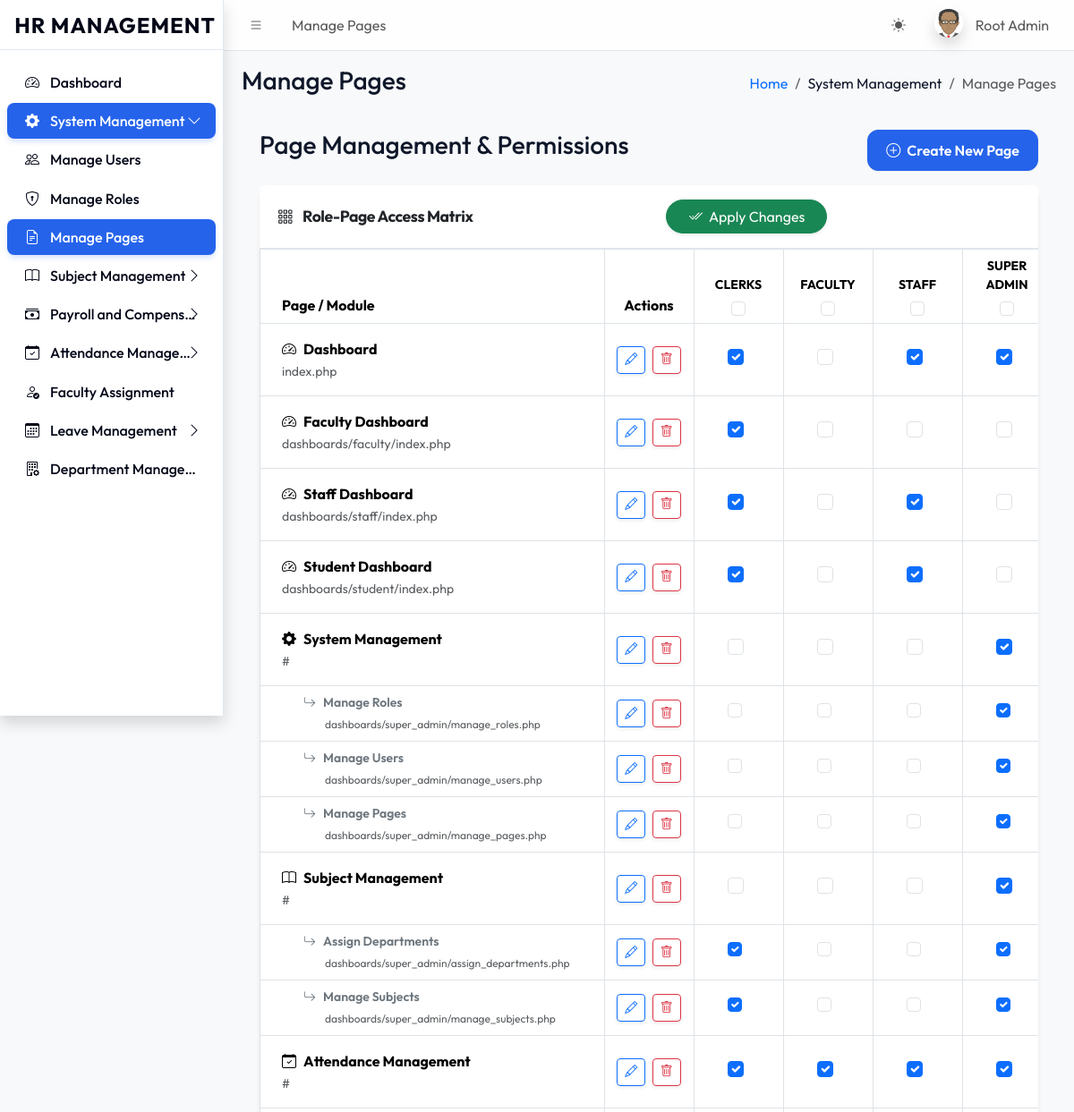
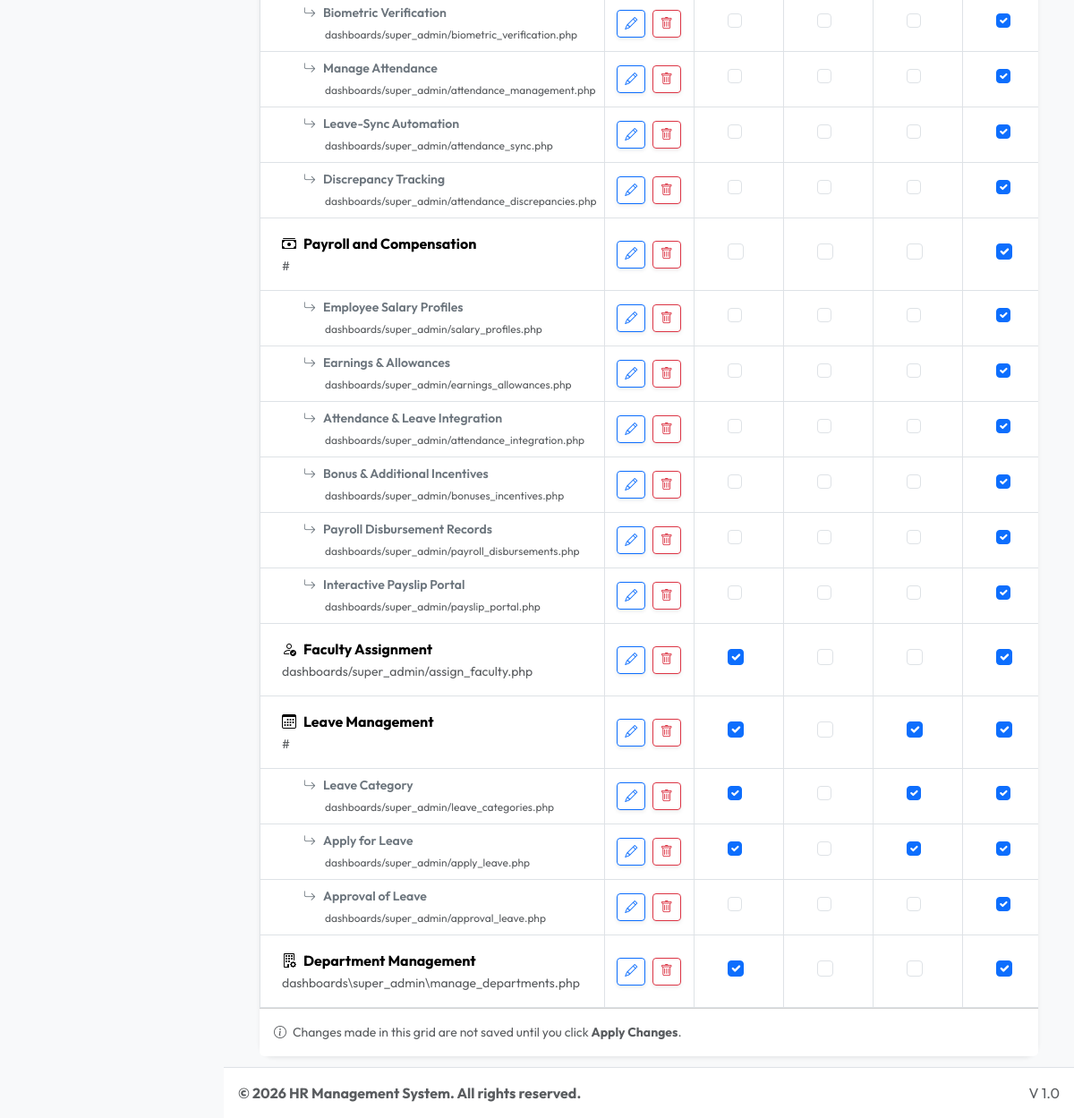
The app's page /dashboards/super_admin/manage_pages.php (signed in) with its own data (2 pictures, top to bottom).
### tables this page shows
CREATE TABLE `sys_pages` (
  `id` int(11) NOT NULL,
  `parent_id` int(11) DEFAULT 0,
  `page_name` varchar(100) NOT NULL,
  `page_url` varchar(255) DEFAULT '#',
  `icon_class` varchar(50) DEFAULT 'bi bi-circle',
  `sort_order` int(11) DEFAULT 0
);

CREATE TABLE `sys_roles` (
  `id` int(11) NOT NULL,
  `role_name` varchar(50) NOT NULL,
  `role_key` varchar(50) NOT NULL,
  `is_system_role` tinyint(1) DEFAULT 0 COMMENT '1=Cannot Delete',
  `is_suspended` tinyint(1) DEFAULT 0
);

### dashboards/super_admin/manage_pages.php (the view, shortened to what this page needs)
<?php
require_once '../../includes/header.php';
$roles = $pdo->query("SELECT * FROM sys_roles ORDER BY role_name ASC")->fetchAll();
$all_pages = $pdo->query("SELECT * FROM sys_pages ORDER BY parent_id, sort_order, page_name")->fetchAll();
$current_perms = $pdo->query("SELECT * FROM role_access")->fetchAll();
$perm_map = [];
foreach ($current_perms as $cp) {
    $perm_map[$cp['page_id']][$cp['role_key']] = true;
}
$grouped_pages = [];
foreach ($all_pages as $page) {
    $grouped_pages[$page['parent_id']][] = $page;
}
?>
<div class="app-content-header">
    <div class="container-fluid">
        <div class="row">
            <div class="col-sm-6"><h3 class="mb-0">Page Management & Permissions</h3></div>
            <div class="col-sm-6 text-end">
                <button class="btn btn-primary" type="button" data-bs-toggle="collapse" data-bs-target="#createPageForm">
                    <i class="bi bi-plus-circle me-1"></i> Create New Page
                </button>
            </div>
        </div>
    </div>
</div>
<div class="app-content">
    <div class="container-fluid">
        <div class="card shadow-sm border-0">
            <div class="card-header bg-white py-3 d-flex justify-content-between align-items-center">
                <h3 class="card-title fw-bold mb-0"><i class="bi bi-grid-3x3-gap me-2"></i> Role-Page Access Matrix</h3>
                <button type="submit" form="permissionGridForm" class="btn btn-success rounded-pill px-4 shadow-sm">
                    <i class="bi bi-check2-all me-1"></i> Apply Changes
                </button>
            </div>
            <div class="card-body table-responsive p-0">
                <form id="permissionGridForm" method="POST">
                    <table class="table table-hover table-bordered align-middle mb-0 text-center">
                        <thead class="bg-light sticky-top" style="z-index: 10;">
                            <tr>
                                <th class="text-start ps-4" style="min-width: 250px;">Page / Module</th>
                                <th style="min-width: 100px;">Actions</th>
                                <?php foreach($roles as $r): ?>
                                    <th style="min-width: 100px;">
                                        <div class="small fw-bold text-uppercase"><?= $r['role_name'] ?></div>
                                        <input type="checkbox" class="form-check-input mt-2 column-master" data-role="<?= $r['role_key'] ?>" title="Toggle Column">
                                    </th>
                                <?php endforeach; ?>
                            </tr>
                        </thead>
                        <tbody>
                            <?php foreach($grouped_pages[0] ?? [] as $parent): ?>
                                <tr class="bg-light-subtle">
                                    <td class="text-start ps-4 py-3">
                                        <div class="fw-bold fs-6"><i class="<?= $parent['icon_class'] ?> me-2"></i><?= htmlspecialchars($parent['page_name']) ?></div>
                                        <small class="text-muted"><?= htmlspecialchars($parent['page_url']) ?></small>
                                    </td>
                                    <td>
                                        <button type="button" class="btn btn-sm btn-outline-primary shadow-sm" onclick="editPage(<?= $parent['id'] ?>, '<?= htmlspecialchars(addslashes($parent['page_name'])) ?>', '<?= htmlspecialchars(addslashes($parent['page_url'])) ?>', <?= $parent['parent_id'] ?>, '<?= htmlspecialchars(addslashes($parent['icon_class'])) ?>')" title="Edit"><i class="bi bi-pencil"></i></button>
                                        <button type="button" class="btn btn-sm btn-outline-danger shadow-sm ms-1" onclick="deletePage(<?= $parent['id'] ?>)" title="Delete"><i class="bi bi-trash"></i></button>
                                    </td>
                                    <?php foreach($roles as $r): ?>
                                        <td>
                                            <div class="form-check d-inline-block">
                                                <input class="form-check-input p-2 role-<?= $r['role_key'] ?>" type="checkbox"
                                                       name="permissions[<?= $parent['id'] ?>][<?= $r['role_key'] ?>]"
                                                       <?= isset($perm_map[$parent['id']][$r['role_key']]) ? 'checked' : '' ?>>
                                            </div>
                                        </td>
                                    <?php endforeach; ?>
                                </tr>
                                <?php foreach($grouped_pages[$parent['id']] ?? [] as $child): ?>
                                    <tr>
                                        <td class="text-start ps-5">
                                            <div class="small fw-semibold text-secondary"><i class="bi bi-arrow-return-right me-2"></i><?= htmlspecialchars($child['page_name']) ?></div>
                                            <small class="text-muted ms-4" style="font-size: 0.75rem;"><?= htmlspecialchars($child['page_url']) ?></small>
                                        </td>
                                        <td>
                                            <button type="button" class="btn btn-sm btn-outline-primary shadow-sm" onclick="editPage(<?= $child['id'] ?>, '<?= htmlspecialchars(addslashes($child['page_name'])) ?>', '<?= htmlspecialchars(addslashes($child['page_url'])) ?>', <?= $child['parent_id'] ?>, '<?= htmlspecialchars(addslashes($child['icon_class'])) ?>')" title="Edit"><i class="bi bi-pencil"></i></button>
                                            <button type="button" class="btn btn-sm btn-outline-danger shadow-sm ms-1" onclick="deletePage(<?= $child['id'] ?>)" title="Delete"><i class="bi bi-trash"></i></button>
                                        </td>
                                        <?php foreach($roles as $r): ?>
                                            <td>
                                                <div class="form-check d-inline-block">
                                                    <input class="form-check-input role-<?= $r['role_key'] ?>" type="checkbox"
                                                           name="permissions[<?= $child['id'] ?>][<?= $r['role_key'] ?>]"
                                                           <?= isset($perm_map[$child['id']][$r['role_key']]) ? 'checked' : '' ?>>
                                                </div>
                                            </td>
                                        <?php endforeach; ?>
                                    </tr>
                                <?php endforeach; ?>
                            <?php endforeach; ?>
                        </tbody>
                    </table>
                </form>
            </div>
            <div class="card-footer bg-white text-muted small py-3">
                <i class="bi bi-info-circle me-1"></i> Changes made in this grid are not saved until you click <strong>Apply Changes</strong>.
            </div>
        </div>
    </div>
</div>
<?php require_once '../../includes/footer.php'; ?>

### includes/header.php (shortened to what this page needs)
<?php
require_once __DIR__ . '/../core/session.php';
$current_url = substr($_SERVER['SCRIPT_NAME'], strlen('/universal/'));
$pageStmt = $pdo->prepare("SELECT * FROM sys_pages WHERE page_url LIKE ? LIMIT 1");
$pageStmt->execute(["%$current_url%"]);
$currentPageData = $pageStmt->fetch();
$pageTitle = $currentPageData['page_name'] ?? 'Dashboard';
$pageId = $currentPageData['id'] ?? 0;
$breadcrumbs = [];
if ($currentPageData) {
    $crumbId = $currentPageData['id'];
    while($crumbId != 0) {
        $crumbStmt = $pdo->prepare("SELECT id, parent_id, page_name, page_url FROM sys_pages WHERE id = ?");
        $crumbStmt->execute([$crumbId]);
        $crumb = $crumbStmt->fetch();
        array_unshift($breadcrumbs, $crumb);
        $crumbId = $crumb['parent_id'];
    }
}
?>
<!DOCTYPE html>
<html lang="en"> <head>
    <link rel="stylesheet" href="<?= BASE_URL ?>assets/css/bootstrap.min.css" />
    <link rel="stylesheet" href="<?= BASE_URL ?>assets/css/bootstrap-icons.css" />
    <link rel="stylesheet" href="<?= BASE_URL ?>assets/css/adminlte.min.css" />
    <link rel="stylesheet" href="<?= BASE_URL ?>assets/css/custom_theme.css" />
</head>
<body class="layout-fixed sidebar-expand-lg bg-body-tertiary">
<div class="app-wrapper">
    <nav class="app-header navbar navbar-expand bg-body">
        <div class="container-fluid">
            <ul class="navbar-nav">
                <li class="nav-item"> <a class="nav-link" data-lte-toggle="sidebar" href="#" role="button"><i class="bi bi-list"></i></a> </li>
                <li class="nav-item d-none d-md-block"> <a href="#" class="nav-link"><?= $pageTitle ?></a> </li>
            </ul>
            <ul class="navbar-nav ms-auto">
                 <li class="nav-item">
                    <button class="btn btn-link nav-link" id="theme-toggle" type="button">
                        <i class="bi bi-sun-fill" id="theme-icon"></i>
                    </button>
                </li>
                <li class="nav-item dropdown user-menu">
                    <a href="#" class="nav-link dropdown-toggle" data-bs-toggle="dropdown">
                        <img src="<?= !empty($_SESSION['avatar']) ? $_SESSION['avatar'] : BASE_URL.'assets/img/avatar.png' ?>" class="user-image rounded-circle shadow" alt="User Image">
                        <span class="d-none d-md-inline ms-1"><?= htmlspecialchars($_SESSION['name']) ?></span>
                    </a>
                </li>
            </ul>
        </div>
    </nav>
    <?php include 'sidebar.php'; ?>
    <main class="app-main">
        <div class="app-content-header">
            <div class="container-fluid">
                <div class="row">
                    <div class="col-sm-6"><h3 class="mb-0"><?= $pageTitle ?></h3></div>
                    <div class="col-sm-6">
                        <ol class="breadcrumb float-sm-end">
                            <li class="breadcrumb-item"><a href="<?= BASE_URL ?>">Home</a></li>
                            <?php foreach($breadcrumbs as $b): ?>
                                <li class="breadcrumb-item <?= ($b['id'] == $pageId) ? 'active' : '' ?>">
                                    <?= htmlspecialchars($b['page_name']) ?>
                                </li>
                            <?php endforeach; ?>
                        </ol>
                    </div>
                </div>
            </div>
        </div>
        <div class="app-content">
            <div class="container-fluid">

### includes/sidebar.php
<aside class="app-sidebar shadow">
    <div class="sidebar-brand text-center py-4">
        <a href="<?= BASE_URL ?>index.php" class="brand-link text-decoration-none">
            <span class="brand-text fw-bold fs-4 text-primary" style="letter-spacing: 1px;">HR MANAGEMENT</span>
        </a>
    </div>
    <div class="sidebar-wrapper">
        <nav class="mt-2">
            <ul class="nav sidebar-menu flex-column" data-lte-toggle="treeview" role="menu" data-accordion="false">
                <?php
                function renderMenu($pdo, $parentId = 0, $userRole, $currentPath)
                {
                    $sql = "
                        SELECT p.* FROM sys_pages p
                        JOIN role_access ra ON p.id = ra.page_id
                        WHERE p.parent_id = ? AND ra.role_key = ?
                        ORDER BY p.sort_order ASC
                    ";
                    $stmt = $pdo->prepare($sql);
                    $stmt->execute([$parentId, $userRole]);
                    $items = $stmt->fetchAll();
                    foreach ($items as $item) {
                        $itemUrl = str_replace('\\', '/', $item['page_url']);
                        $childSql = "
                            SELECT p.* FROM sys_pages p
                            JOIN role_access ra ON p.id = ra.page_id
                            WHERE p.parent_id = ? AND ra.role_key = ?
                            ORDER BY p.sort_order ASC
                        ";
                        $childStmt = $pdo->prepare($childSql);
                        $childStmt->execute([$item['id'], $userRole]);
                        $children = $childStmt->fetchAll();
                        $hasChildren = count($children) > 0;
                        $isActive = ($currentPath === $itemUrl && $itemUrl !== '#');
                        $isExpanded = false;
                        if ($hasChildren) {
                            foreach ($children as $child) {
                                if ($currentPath === str_replace('\\', '/', $child['page_url'])) {
                                    $isExpanded = true;
                                    break;
                                }
                            }
                        }
                        $itemClass = "nav-item";
                        if ($hasChildren && $isExpanded) $itemClass .= " menu-open";
                        $linkClass = "nav-link";
                        if ($isActive || ($hasChildren && $isExpanded)) $linkClass .= " active";
                        echo '<li class="' . $itemClass . '">';
                        echo '<a href="' . ($hasChildren ? '#' : BASE_URL . $itemUrl) . '" class="' . $linkClass . '">';
                        echo '<i class="nav-icon ' . ($item['icon_class'] ?: 'bi bi-circle') . '"></i>';
                        echo '<p>' . htmlspecialchars($item['page_name']);
                        if ($hasChildren) {
                            echo '<i class="nav-arrow bi bi-chevron-right"></i>';
                        }
                        echo '</p></a>';
                        if ($hasChildren) {
                            echo '<ul class="nav nav-treeview">';
                            foreach ($children as $child) {
                                $childUrl = str_replace('\\', '/', $child['page_url']);
                                $isChildActive = ($currentPath === $childUrl);
                                echo '<li class="nav-item">';
                                echo '<a href="' . BASE_URL . $childUrl . '" class="nav-link ' . ($isChildActive ? 'active' : '') . '">';
                                echo '<i class="nav-icon ' . ($child['icon_class'] ?: 'bi bi-circle') . '"></i>';
                                echo '<p>' . htmlspecialchars($child['page_name']) . '</p>';
                                echo '</a></li>';
                            }
                            echo '</ul>';
                        }
                        echo '</li>';
                    }
                }
                $currentPath = str_replace('\\', '/', substr($_SERVER['SCRIPT_NAME'], strlen('/universal/')));
                renderMenu($pdo, 0, $_SESSION['role'], $currentPath);
                ?>
            </ul>
        </nav>
    </div>
</aside>

### records on screen
sys_pages: page_name "Manage Pages", page_url "dashboards/super_admin/manage_pages.php", id.role_key "☑"
sys_pages: page_name "Dashboard", page_url "index.php", id.role_key "☑"
sys_pages: page_name "System Management", page_url "#", id.role_key "☑"
sys_pages: page_name "Manage Users", page_url "dashboards/super_admin/manage_users.php", id.role_key "☑"
sys_pages: page_name "Manage Roles", page_url "dashboards/super_admin/manage_roles.php", id.role_key "☑"
sys_pages: page_name "Subject Management", page_url "#", id.role_key "☑"
sys_pages: page_name "Payroll and Compens…", page_name "Payroll and Compensation", page_url "#", id.role_key "☑"
sys_pages: page_name "Attendance Manage…", page_name "Attendance Management", page_url "#", id.role_key "☑"
sys_pages: page_name "Faculty Assignment", page_url "dashboards/super_admin/assign_faculty.php", id.role_key "☑"
sys_pages: page_name "Leave Management", page_url "#", id.role_key "☑"
sys_pages: page_name "Department Manage…", page_name "Department Management", page_url "dashboards\\super_admin\\manage_departments.php", id.role_key "☑"
sys_roles: role_name "CLERKS"
sys_roles: role_name "FACULTY"
sys_roles: role_name "STAFF"
sys_roles: role_name "SUPER ADMIN"
sys_pages: page_name "Faculty Dashboard", page_url "dashboards/faculty/index.php", id.role_key "☑"
sys_pages: page_name "Staff Dashboard", page_url "dashboards/staff/index.php", id.role_key "☑"
sys_pages: page_name "Student Dashboard", page_url "dashboards/student/index.php", id.role_key "☑"
sys_pages: page_name "Assign Departments", page_url "dashboards/super_admin/assign_departments.php", id.role_key "☑"
sys_pages: page_name "Manage Subjects", page_url "dashboards/super_admin/manage_subjects.php", id.role_key "☑"
sys_pages: page_name "Biometric Verification", page_url "dashboards/super_admin/biometric_verification.php", id.role_key "☑"
sys_pages: page_name "Manage Attendance", page_url "dashboards/super_admin/attendance_management.php", id.role_key "☑"
sys_pages: page_name "Leave-Sync Automation", page_url "dashboards/super_admin/attendance_sync.php", id.role_key "☑"
sys_pages: page_name "Discrepancy Tracking", page_url "dashboards/super_admin/attendance_discrepancies.php", id.role_key "☑"
sys_pages: page_name "Employee Salary Profiles", page_url "dashboards/super_admin/salary_profiles.php", id.role_key "☑"
sys_pages: page_name "Earnings & Allowances", page_url "dashboards/super_admin/earnings_allowances.php", id.role_key "☑"
sys_pages: page_name "Attendance & Leave Integration", page_url "dashboards/super_admin/attendance_integration.php", id.role_key "☑"
sys_pages: page_name "Bonus & Additional Incentives", page_url "dashboards/super_admin/bonuses_incentives.php", id.role_key "☑"
sys_pages: page_name "Payroll Disbursement Records", page_url "dashboards/super_admin/payroll_disbursements.php", id.role_key "☑"
sys_pages: page_name "Interactive Payslip Portal", page_url "dashboards/super_admin/payslip_portal.php", id.role_key "☑"
sys_pages: page_name "Leave Category", page_url "dashboards/super_admin/leave_categories.php", id.role_key "☑"
sys_pages: page_name "Apply for Leave", page_url "dashboards/super_admin/apply_leave.php", id.role_key "☑"
sys_pages: page_name "Approval of Leave", page_url "dashboards/super_admin/approval_leave.php", id.role_key "☑"

### other values on screen
$_SESSION['name'] "Root Admin"
$settings['footer_text'] "© 2026 HR Management System. All rights reserved."
